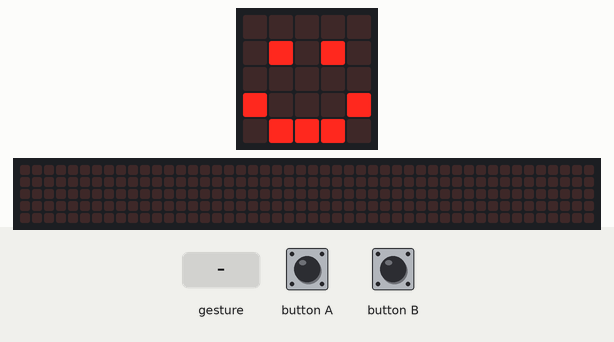
The program below on a simulated BBC micro:bit (MakeCode). Shown: the board's 5×5 LED display, a strip that is not on the board, showing the scrolling text unrolled. The test bench sets the inputs (shaded band). Random numbers come from a fixed seed; a tilt is held for 1.5 s and a shake lasts 1 s, then the board lies face up again; the 48×5 strip is a reading aid, not a part: it shows the text the display is scrolling, unrolled, one strip-width of it at a time.

Above: at 1.8 s.
1.9 s: button A pressed for 0.15 s
At 2.12 s:
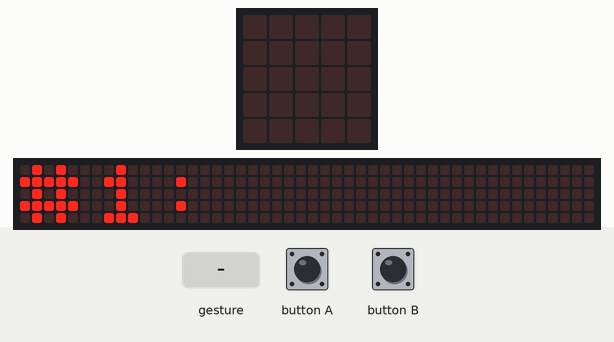
2.6 s: button B pressed for 0.15 s
At 2.87 s:
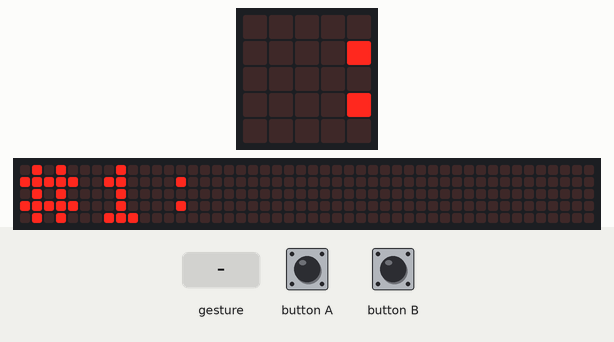
3.3 s: gesture 'shake'
At 3.62 s:
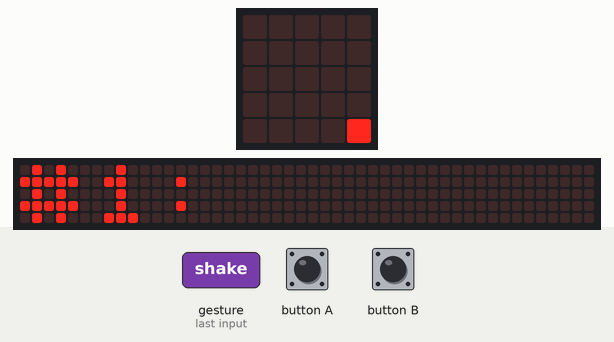
5.3 s: button A pressed for 0.15 s
At 9.32 s:
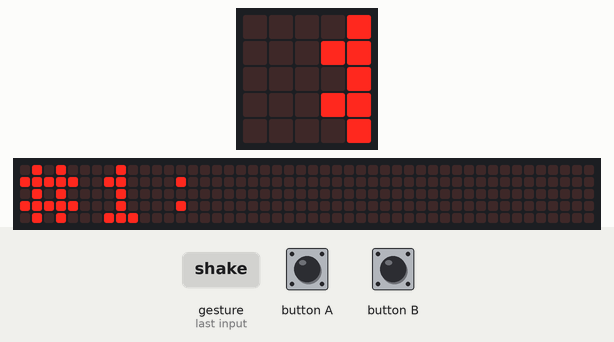
15.0 s: button A pressed for 0.15 s
At 20.0 s:
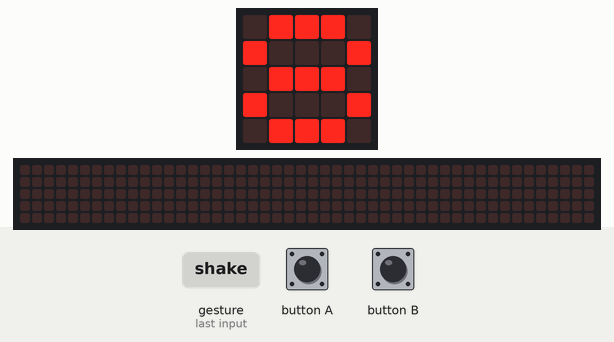

Measured:
- after the input at 1.9 s, the display: changes after 0.15 s (image 1)
- what the display in image 5 shows lasts 0.7 s, from 19.5 s to 20.2 s

The program:

main.ts
```typescript
// (licence header left out)
// variables
let firstRandomNumber: number = 0
let secondRandomNumber: number = 0

// cleanup
basic.clearScreen()
basic.showIcon(IconNames.Happy)

// if button a is pressed, displays randomly generated first number between 0 - 99.
input.onButtonPressed(Button.A, function () {
  // process
  firstRandomNumber = randint(0, 99)
  basic.clearScreen()
  // output
  basic.showString('#1:')
  basic.showNumber(firstRandomNumber)
  basic.showIcon(IconNames.Happy)
})

// if button b is pressed, displays randomly generated second number between 0 - 99.
input.onButtonPressed(Button.B, function () {
  // process
  secondRandomNumber = randint(0, 99)
  basic.clearScreen()

  // output
  basic.showString('#2:')
  basic.showNumber(secondRandomNumber)
  basic.showIcon(IconNames.Happy)
})

// if MicroBit shaken, displays whether the first number is greater or lesser than second number
input.onGesture(Gesture.Shake, function () {
  basic.clearScreen()
  // displays first number is greater than second number
  if (firstRandomNumber > secondRandomNumber) {
    basic.showNumber(firstRandomNumber)
    basic.showString('>')
    basic.showNumber(secondRandomNumber)
    basic.showIcon(IconNames.Sad)
  } else {
    // displays first number is lesser than second number
    basic.showNumber(firstRandomNumber)
    basic.showString('<')
    basic.showNumber(secondRandomNumber)
    basic.showIcon(IconNames.Sad)
  }
})
```
